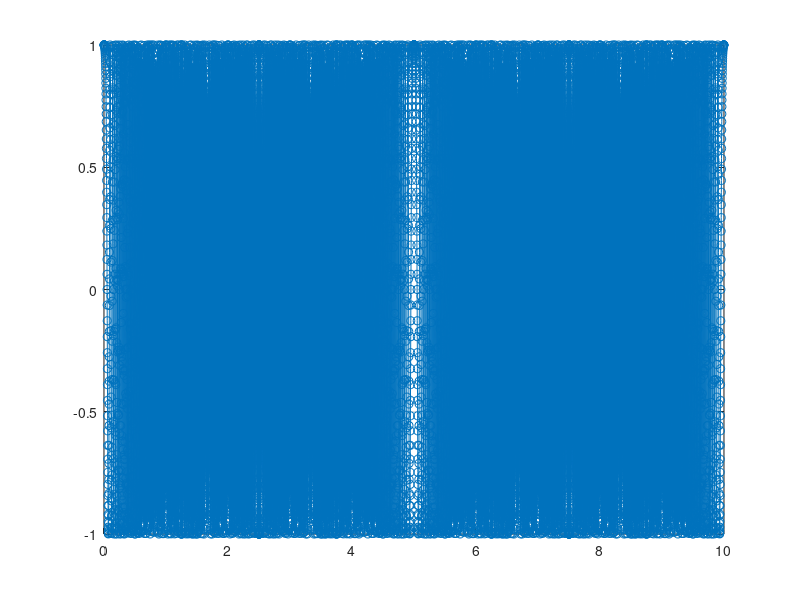
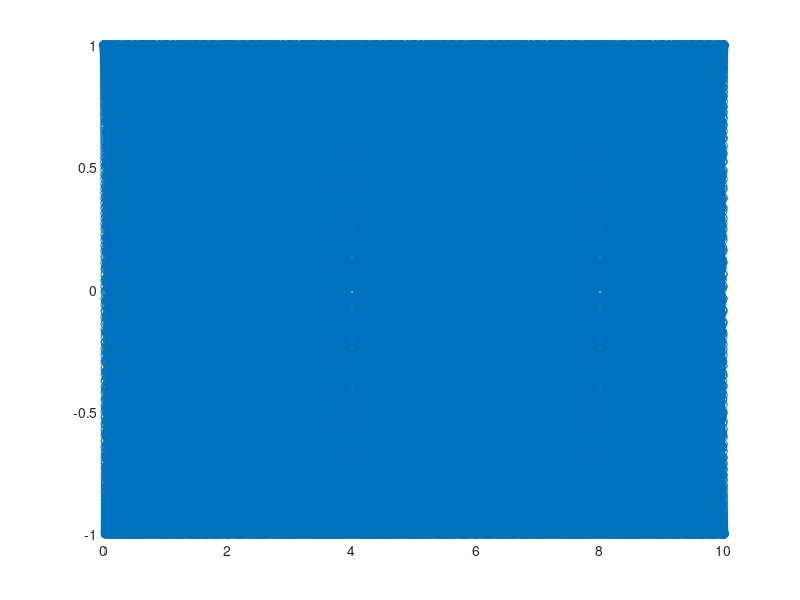

Reproduce these figures in MATLAB, in order. (Note: this script raises an error after producing the figures.)
clear; clc; close all;

fs = 1000; A1 = 0.5; Nx = 10*fs; f1 = 1; p1=pi/4; 
df = 200; dt = 1/fs; t = dt*(0:Nx-1);
x1 = A1*sin(2*f1*pi*t+p1);
x2=cos(2*pi*(0*t+0.5*df*t.^2));
figure(1)
    plot(t, x2, 'o-'); grid;
sound(x2, fs);
pause(10)

fs=8000; Nx=10*fs; A1=0.5; f1=1; p1=pi/4; df=2000; dt = 1/fs; t = dt*(0:Nx-1);
x1 = A1*sin(2*pi*f1*t+p1);
x2=cos(2*pi*(0*t+0.5*df*t.^2));


figure(2);
    plot(t, x2, 'o-'); grid;
sound(x2, fs)

spectogram(x2, 256, 256-64, 512, fs)